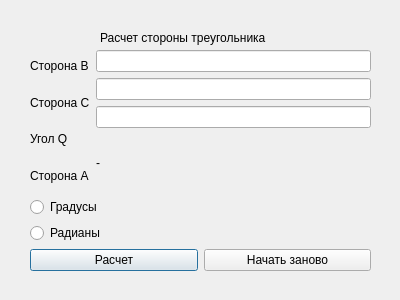
<?xml version="1.0" encoding="UTF-8"?>
<ui version="4.0">
 <class>triangle</class>
 <widget class="QDialog" name="triangle">
  <property name="geometry">
   <rect>
    <x>0</x>
    <y>0</y>
    <width>400</width>
    <height>300</height>
   </rect>
  </property>
  <property name="windowTitle">
   <string>Dialog</string>
  </property>
  <widget class="QLabel" name="label">
   <property name="geometry">
    <rect>
     <x>100</x>
     <y>30</y>
     <width>176</width>
     <height>16</height>
    </rect>
   </property>
   <property name="text">
    <string>Расчет стороны треугольника</string>
   </property>
  </widget>
  <widget class="QWidget" name="">
   <property name="geometry">
    <rect>
     <x>30</x>
     <y>50</y>
     <width>341</width>
     <height>221</height>
    </rect>
   </property>
   <layout class="QVBoxLayout" name="verticalLayout_3">
    <item>
     <layout class="QHBoxLayout" name="horizontalLayout">
      <item>
       <layout class="QVBoxLayout" name="verticalLayout">
        <item>
         <widget class="QLabel" name="label_2">
          <property name="text">
           <string>Сторона B</string>
          </property>
         </widget>
        </item>
        <item>
         <widget class="QLabel" name="label_3">
          <property name="text">
           <string>Сторона C</string>
          </property>
         </widget>
        </item>
        <item>
         <widget class="QLabel" name="label_4">
          <property name="text">
           <string>Угол Q</string>
          </property>
         </widget>
        </item>
        <item>
         <widget class="QLabel" name="label_5">
          <property name="text">
           <string>Сторона A</string>
          </property>
         </widget>
        </item>
       </layout>
      </item>
      <item>
       <layout class="QVBoxLayout" name="verticalLayout_2">
        <item>
         <widget class="QLineEdit" name="lineEdit_b"/>
        </item>
        <item>
         <widget class="QLineEdit" name="lineEdit_c"/>
        </item>
        <item>
         <widget class="QLineEdit" name="lineEdit_q"/>
        </item>
        <item>
         <widget class="QLabel" name="label_result">
          <property name="text">
           <string>-</string>
          </property>
         </widget>
        </item>
       </layout>
      </item>
     </layout>
    </item>
    <item>
     <widget class="QRadioButton" name="radioButton_grad">
      <property name="text">
       <string>Градусы</string>
      </property>
     </widget>
    </item>
    <item>
     <widget class="QRadioButton" name="radioButton_rad">
      <property name="text">
       <string>Радианы</string>
      </property>
     </widget>
    </item>
    <item>
     <layout class="QHBoxLayout" name="horizontalLayout_2">
      <item>
       <widget class="QPushButton" name="pushButton_calc">
        <property name="text">
         <string>Расчет</string>
        </property>
       </widget>
      </item>
      <item>
       <widget class="QPushButton" name="pushButton_retry">
        <property name="text">
         <string>Начать заново</string>
        </property>
       </widget>
      </item>
     </layout>
    </item>
   </layout>
  </widget>
 </widget>
 <resources/>
 <connections/>
</ui>
